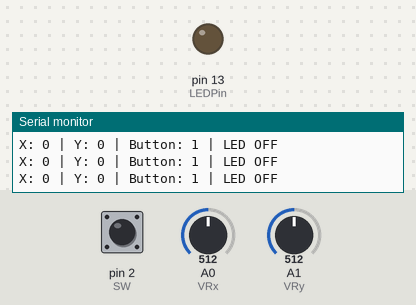
A sketch run on a simulated Arduino Uno, built with avr-gcc and run on an emulated ATmega328P. On the bench: output pins drawn as LEDs (lit = HIGH), the last lines printed to the serial monitor. The inputs (shaded band) are chosen by the test bench; at power-on: pin 2 (SW) HIGH, A0 (VRx) = 512, A1 (VRy) = 512.

Above: at 1.2 s.
1.3 s: pin 2 (SW) pulled LOW for 0.15 s
At 1.41 s:
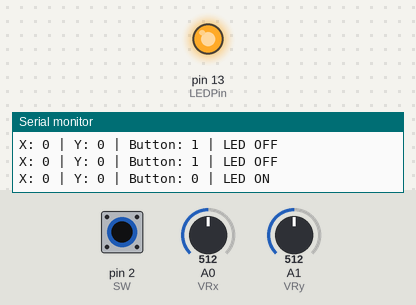
2.9 s: A0 (VRx) set to 538
4.4 s: A1 (VRy) set to 529
7.4 s: pin 2 (SW) pulled LOW for 1 s
At 9.1 s:
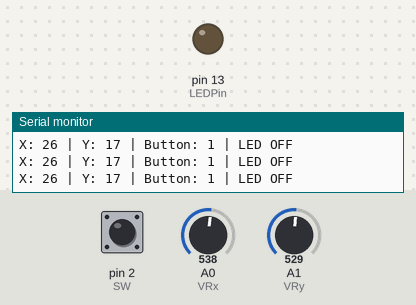
14.4 s: A1 (VRy) set to 605
17.4 s: A1 (VRy) set to 619
Timing chart, 0 to 19.9 s (numbered marks = the images above; inputs shaded):
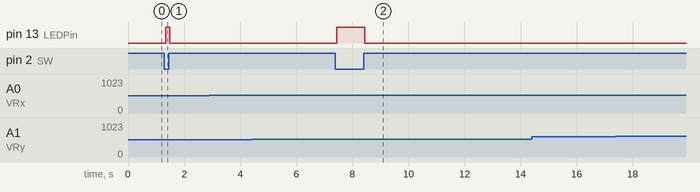

Measured:
- after the input at 1.3 s, pin 13 (LEDPin): LOW → HIGH at once, → LOW 0.14 s later
- after the input at 7.4 s, pin 13 (LEDPin): LOW → HIGH at once, → LOW 1.0 s later

The sketch:

arduinoJoystickReadings.ino
```cpp
// Code for getting readings from Joystick using arduino
// and turning on 13 LED if the button is pressed
// according to tutorial from website: https://create.arduino.cc/projecthub/MisterBotBreak/how-to-use-a-joystick-with-serial-monitor-1f04f0
// Description of joystick inputs:
// VCC - power
// GND - ground
// VRx - Variable resistance x
// VRy - variable resistance y
// SW - switch / button
// Connection desciption:
// VCC - 5V
// GND - GND
// VRx - A0
// VRy - A1
// SW - Pin 2

// Enjoy :)

// definition of variablesand pins connected
int LEDPin = 13;
int VRx = A0;
int VRy = A1;
int SW = 2;

// definition of starting mapping
int xPosition = 0;
int yPosition = 0;
int SW_state = 0;
int mapX = 0;
int mapY = 0;

void setup() {
  pinMode(LEDPin, OUTPUT);
  Serial.begin(9600);
  pinMode(VRx, INPUT);
  pinMode(VRy, INPUT);
  pinMode(SW, INPUT_PULLUP);
}

void loop() {
  xPosition = analogRead(VRx); // reading position X
  yPosition = analogRead(VRy); // reading position Y
  SW_state = digitalRead(SW); // reading if button if pressed
  //mapping readings to variables
  mapX = map(xPosition,0,1023,-512,512);
  mapY = map(yPosition,0,1023,-512,512);
  //printing out variables
  Serial.print("X: ");
  Serial.print(mapX);
  Serial.print(" | Y: ");
  Serial.print(mapY);
  Serial.print(" | Button: ");
  Serial.print(SW_state);
  // if button is pressed, turn on onboard LED (pin 13)
  if(SW_state == 0){
    digitalWrite(LEDPin, HIGH);
    Serial.println(" | LED ON");
  }else{
    digitalWrite(LEDPin,LOW);
    Serial.println(" | LED OFF");
  }
}
```
